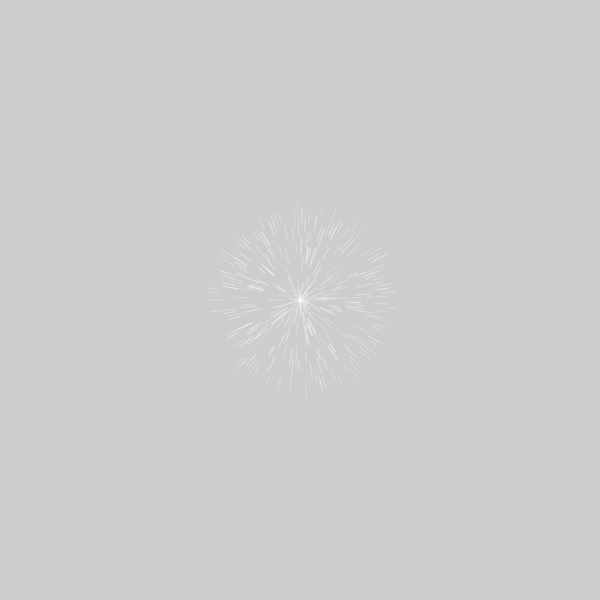
Frame 1 (no input)
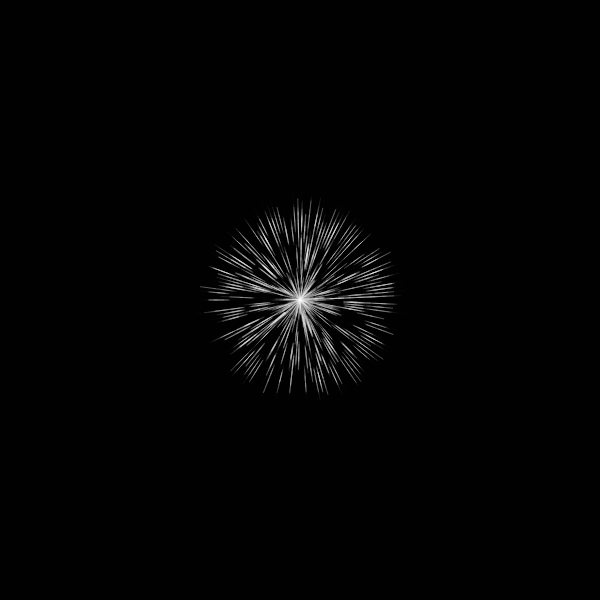
Frame 60 (no input)
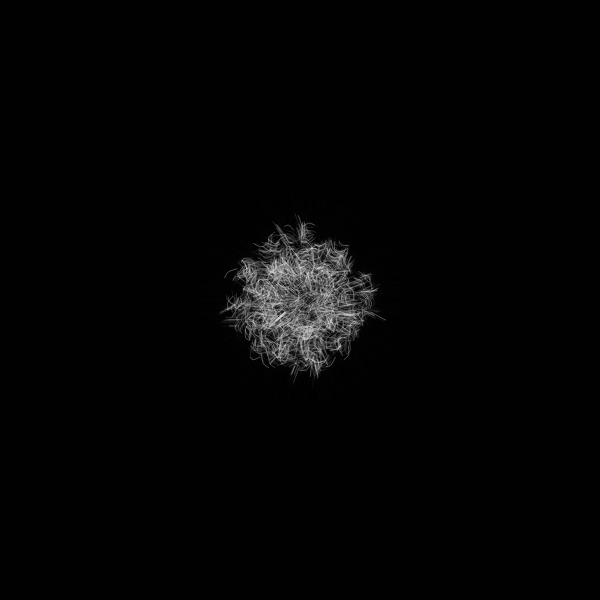
Frame 120 (the mouse pressed at the canvas centre since frame 60)

The p5.js sketch that drew these frames (run headless with seeded random() and noise() and a simulated clock; from frame 60 on, the mouse is pressed at the canvas centre):

// p5.js sketch
// ── sketch.js
//Credit: finding references in NOC W09 Example codes by Prof.Moon.

function setup() {
  createCanvas(600, 600);
}

function draw() {
  background(0,50);
  translate(width/2,height/2);
  noFill();
  fur(20,0, 20, 0);
}

function fur(x, y, len, deg) {
  let angle = radians(deg);
  let targetX = x + cos(angle) * len*random(0.5,1);
  let targetY = y + sin(angle) * len*random(0.5,1);
  let thickness = map(len, 20, 15, 2, 0.5);
  stroke(255,5*len);
  strokeWeight(thickness);
  beginShape();
  rotate(15);
  curveVertex(x, y);
  curveVertex(x, y);
  curveVertex((targetX+x)/2+3*sin(mouseX), (targetY+y)/2);
  curveVertex(targetX, targetY);
  curveVertex(targetX, targetY);
  endShape();
  
  // EXIT CONDITION
  len *= 0.95;
  if (len > 16) {
    fur(targetX, targetY, len, deg + mouseX);
    fur(-targetX, -targetY, len, deg + mouseX);
    fur(targetX, targetY, len, -deg - mouseX);
    fur(targetX, targetY, len, -deg + mouseX);
  }
}
